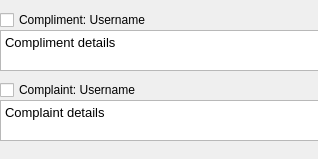
      <widget class="QWidget" name="scrollAreaWidgetContents_2">
       <property name="geometry">
        <rect>
         <x>0</x>
         <y>0</y>
         <width>318</width>
         <height>159</height>
        </rect>
       </property>
       <widget class="QTextBrowser" name="textBrowser_10">
        <property name="geometry">
         <rect>
          <x>0</x>
          <y>30</y>
          <width>321</width>
          <height>41</height>
         </rect>
        </property>
        <property name="frameShape">
         <enum>QFrame::StyledPanel</enum>
        </property>
        <property name="frameShadow">
         <enum>QFrame::Sunken</enum>
        </property>
        <property name="html">
         <string>&lt;!DOCTYPE HTML PUBLIC &quot;-//W3C//DTD HTML 4.0//EN&quot; &quot;http://www.w3.org/TR/REC-html40/strict.dtd&quot;&gt;
&lt;html&gt;&lt;head&gt;&lt;meta name=&quot;qrichtext&quot; content=&quot;1&quot; /&gt;&lt;style type=&quot;text/css&quot;&gt;
p, li { white-space: pre-wrap; }
&lt;/style&gt;&lt;/head&gt;&lt;body style=&quot; font-family:'MS Shell Dlg 2'; font-size:10pt; font-weight:400; font-style:normal;&quot;&gt;
&lt;p style=&quot; margin-top:0px; margin-bottom:0px; margin-left:0px; margin-right:0px; -qt-block-indent:0; text-indent:0px;&quot;&gt;Compliment details&lt;/p&gt;&lt;/body&gt;&lt;/html&gt;</string>
        </property>
       </widget>
       <widget class="QCheckBox" name="checkBox_7">
        <property name="geometry">
         <rect>
          <x>0</x>
          <y>80</y>
          <width>301</width>
          <height>20</height>
         </rect>
        </property>
        <property name="text">
         <string>Complaint: Username</string>
        </property>
       </widget>
       <widget class="QCheckBox" name="checkBox_10">
        <property name="geometry">
         <rect>
          <x>0</x>
          <y>10</y>
          <width>301</width>
          <height>20</height>
         </rect>
        </property>
        <property name="text">
         <string>Compliment: Username</string>
        </property>
       </widget>
       <widget class="QTextBrowser" name="textBrowser_11">
        <property name="geometry">
         <rect>
          <x>0</x>
          <y>100</y>
          <width>321</width>
          <height>41</height>
         </rect>
        </property>
        <property name="frameShape">
         <enum>QFrame::StyledPanel</enum>
        </property>
        <property name="frameShadow">
         <enum>QFrame::Sunken</enum>
        </property>
        <property name="html">
         <string>&lt;!DOCTYPE HTML PUBLIC &quot;-//W3C//DTD HTML 4.0//EN&quot; &quot;http://www.w3.org/TR/REC-html40/strict.dtd&quot;&gt;
&lt;html&gt;&lt;head&gt;&lt;meta name=&quot;qrichtext&quot; content=&quot;1&quot; /&gt;&lt;style type=&quot;text/css&quot;&gt;
p, li { white-space: pre-wrap; }
&lt;/style&gt;&lt;/head&gt;&lt;body style=&quot; font-family:'MS Shell Dlg 2'; font-size:10pt; font-weight:400; font-style:normal;&quot;&gt;
&lt;p style=&quot; margin-top:0px; margin-bottom:0px; margin-left:0px; margin-right:0px; -qt-block-indent:0; text-indent:0px;&quot;&gt;Complaint details&lt;/p&gt;&lt;/body&gt;&lt;/html&gt;</string>
        </property>
       </widget>
       <widget class="QTextBrowser" name="textBrowser_12">
        <property name="geometry">
         <rect>
          <x>0</x>
          <y>250</y>
          <width>321</width>
          <height>41</height>
         </rect>
        </property>
        <property name="frameShape">
         <enum>QFrame::StyledPanel</enum>
        </property>
        <property name="frameShadow">
         <enum>QFrame::Sunken</enum>
        </property>
        <property name="html">
         <string>&lt;!DOCTYPE HTML PUBLIC &quot;-//W3C//DTD HTML 4.0//EN&quot; &quot;http://www.w3.org/TR/REC-html40/strict.dtd&quot;&gt;
&lt;html&gt;&lt;head&gt;&lt;meta name=&quot;qrichtext&quot; content=&quot;1&quot; /&gt;&lt;style type=&quot;text/css&quot;&gt;
p, li { white-space: pre-wrap; }
&lt;/style&gt;&lt;/head&gt;&lt;body style=&quot; font-family:'MS Shell Dlg 2'; font-size:10pt; font-weight:400; font-style:normal;&quot;&gt;
&lt;p style=&quot; margin-top:0px; margin-bottom:0px; margin-left:0px; margin-right:0px; -qt-block-indent:0; text-indent:0px;&quot;&gt;referral name and referral email&lt;/p&gt;&lt;/body&gt;&lt;/html&gt;</string>
        </property>
       </widget>
       <widget class="QCheckBox" name="checkBox_11">
        <property name="geometry">
         <rect>
          <x>0</x>
          <y>230</y>
          <width>301</width>
          <height>20</height>
         </rect>
        </property>
        <property name="text">
         <string>Account C: applicant name</string>
        </property>
       </widget>
      </widget>
